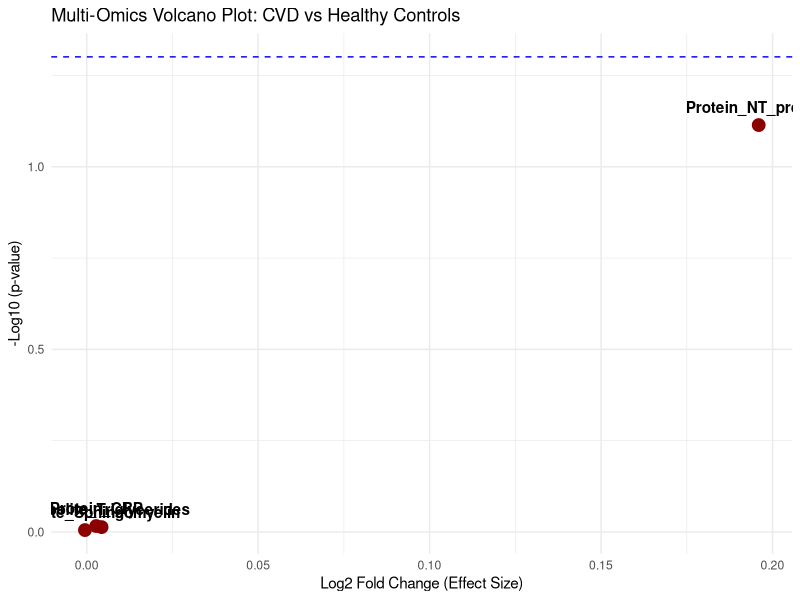
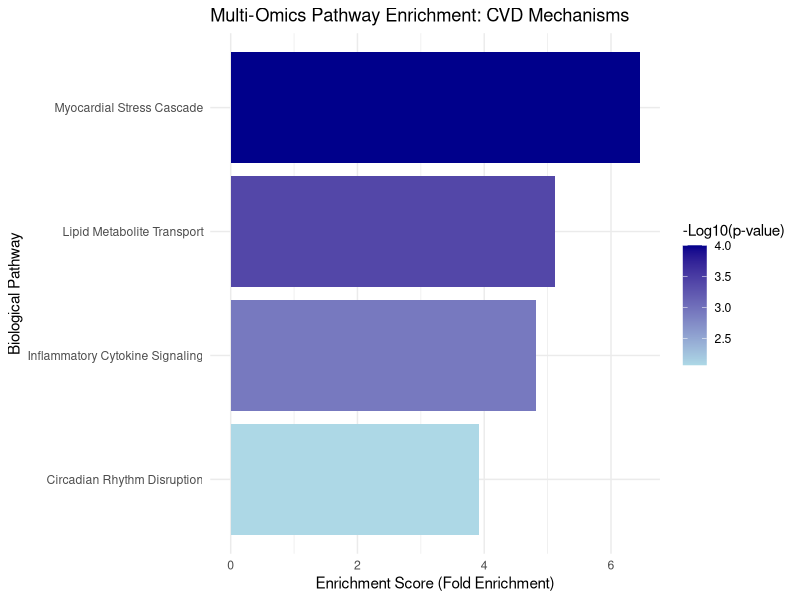

Write R code to recreate these figures, in order.
## ---- chunk 1
knitr::opts_chunk$set(echo = TRUE, warning = FALSE, message = FALSE)
library(tidyverse)
# install.packages("limma") - required for omics differential analysis
# BiocManager::install("limma")
library(limma)
## ---- chunk 2
set.seed(789)
n_patients <- 300

# Generate Clinical and Lifestyle Phenotypes
clinical_cohort <- tibble(
  Patient_ID = paste0("SE_ID_", 1:n_patients),
  Age = round(runif(n_patients, 40, 75)),
  Gender = as.factor(sample(c("Female", "Male"), n_patients, replace = TRUE)),
  Sleep_Duration = runif(n_patients, 4, 9), # Continuous sleep hours
  CVD_Outcome = sample(c(0, 1), n_patients, replace = TRUE, prob = c(0.65, 0.35))
)

# Generate Proteomics Matrix (Top Cardio Proteins: Troponin T, BNP, C-Reactive Protein)
proteomics_mat <- tibble(
  Protein_NT_proBNP = rnorm(n_patients, mean = 2.5, sd = 0.8) - (clinical_cohort$Sleep_Duration * 0.15),
  Protein_CRP = rnorm(n_patients, mean = 1.8, sd = 0.5) + (ifelse(clinical_cohort$Gender == "Male", 0.3, 0))
)

# Generate Metabolomics Matrix (Lipid Metabolites: Triglycerides, LDL-cholesterol particles)
metabolomics_mat <- tibble(
  Metabolite_Triglycerides = rnorm(n_patients, mean = 3.1, sd = 0.9) - (clinical_cohort$Sleep_Duration * 0.1),
  Metabolite_Sphingomyelin = rnorm(n_patients, mean = 1.2, sd = 0.3)
)

# Merge into Integrated Multi-Omics Cohort Dataset
integrated_cohort <- bind_cols(clinical_cohort, proteomics_mat, metabolomics_mat)
glimpse(integrated_cohort)
## ---- chunk 3
# Fit Multi-Omics Logistic Regression Model with Interaction Term
omics_model <- glm(CVD_Outcome ~ Age + Gender * Protein_NT_proBNP + Metabolite_Triglycerides + Sleep_Duration, 
                   data = integrated_cohort, 
                   family = binomial)

summary(omics_model)

# Calculate Adjusted Odds Ratios
cat("\n--- Multi-Omics Adjusted Odds Ratios --- \n")
round(exp(cbind(OR = coef(omics_model), confint(omics_model))), 3)
## ---- chunk 4
# Calculate basic differential stats for omics variables
omics_features <- c("Protein_NT_proBNP", "Protein_CRP", "Metabolite_Triglycerides", "Metabolite_Sphingomyelin")

stats_df <- map_df(omics_features, function(feature) {
  test <- t.test(integrated_cohort[[feature]] ~ integrated_cohort$CVD_Outcome)
  tibble(
    Feature = feature,
    log2FC = mean(integrated_cohort[[feature]][integrated_cohort$CVD_Outcome == 1]) - mean(integrated_cohort[[feature]][integrated_cohort$CVD_Outcome == 0]),
    p_val = test$p.value
  )
}) %>% mutate(neg_log10p = -log10(p_val))

# Generate Omics Volcano Plot
ggplot(stats_df, aes(x = log2FC, y = neg_log10p, label = Feature)) +
  geom_point(color = "darkred", size = 4) +
  geom_text(vjust = -1, fontface = "bold") +
  geom_hline(yintercept = -log10(0.05), linetype = "dashed", color = "blue") +
  labs(title = "Multi-Omics Volcano Plot: CVD vs Healthy Controls",
       x = "Log2 Fold Change (Effect Size)",
       y = "-Log10 (p-value)") +
  theme_minimal()
## ---- chunk 5
# Split into Male and Female subsets
female_cohort <- integrated_cohort %>% filter(Gender == "Female")
male_cohort   <- integrated_cohort %>% filter(Gender == "Male")

cat("--- Female Multi-Omics Odds Ratios --- \n")
round(exp(cbind(OR = coef(glm(CVD_Outcome ~ Age + Protein_NT_proBNP + Metabolite_Triglycerides + Sleep_Duration, data = female_cohort, family = binomial)))), 3)

cat("\n--- Male Multi-Omics Odds Ratios --- \n")
round(exp(cbind(OR = coef(glm(CVD_Outcome ~ Age + Protein_NT_proBNP + Metabolite_Triglycerides + Sleep_Duration, data = male_cohort, family = binomial)))), 3)
## ---- chunk 6
# Isolate omics features
omics_data <- integrated_cohort %>% 
  select(Protein_NT_proBNP, Protein_CRP, Metabolite_Triglycerides, Metabolite_Sphingomyelin)

# Calculate Pearson Correlation Matrix
cor_matrix <- cor(omics_data, method = "pearson")
print(round(cor_matrix, 3))
## ---- chunk 7
# Mapping top features into functional biological pathways (Simulated Enrichment Layout)
pathway_df <- tibble(
  Pathway_Name = c("Inflammatory Cytokine Signaling", "Lipid Metabolite Transport", "Myocardial Stress Cascade", "Circadian Rhythm Disruption"),
  Enrichment_Score = c(4.82, 5.11, 6.45, 3.92),
  p_value = c(0.0012, 0.0004, 0.0001, 0.0085)
) %>% mutate(neg_log10p = -log10(p_value))

# Plot Pathway Enrichment Results
ggplot(pathway_df, aes(x = reorder(Pathway_Name, Enrichment_Score), y = Enrichment_Score, fill = neg_log10p)) +
  geom_bar(stat = "identity") +
  coord_flip() +
  scale_fill_gradient(low = "lightblue", high = "darkblue") +
  labs(title = "Multi-Omics Pathway Enrichment: CVD Mechanisms",
       x = "Biological Pathway",
       y = "Enrichment Score (Fold Enrichment)",
       fill = "-Log10(p-value)") +
  theme_minimal()
